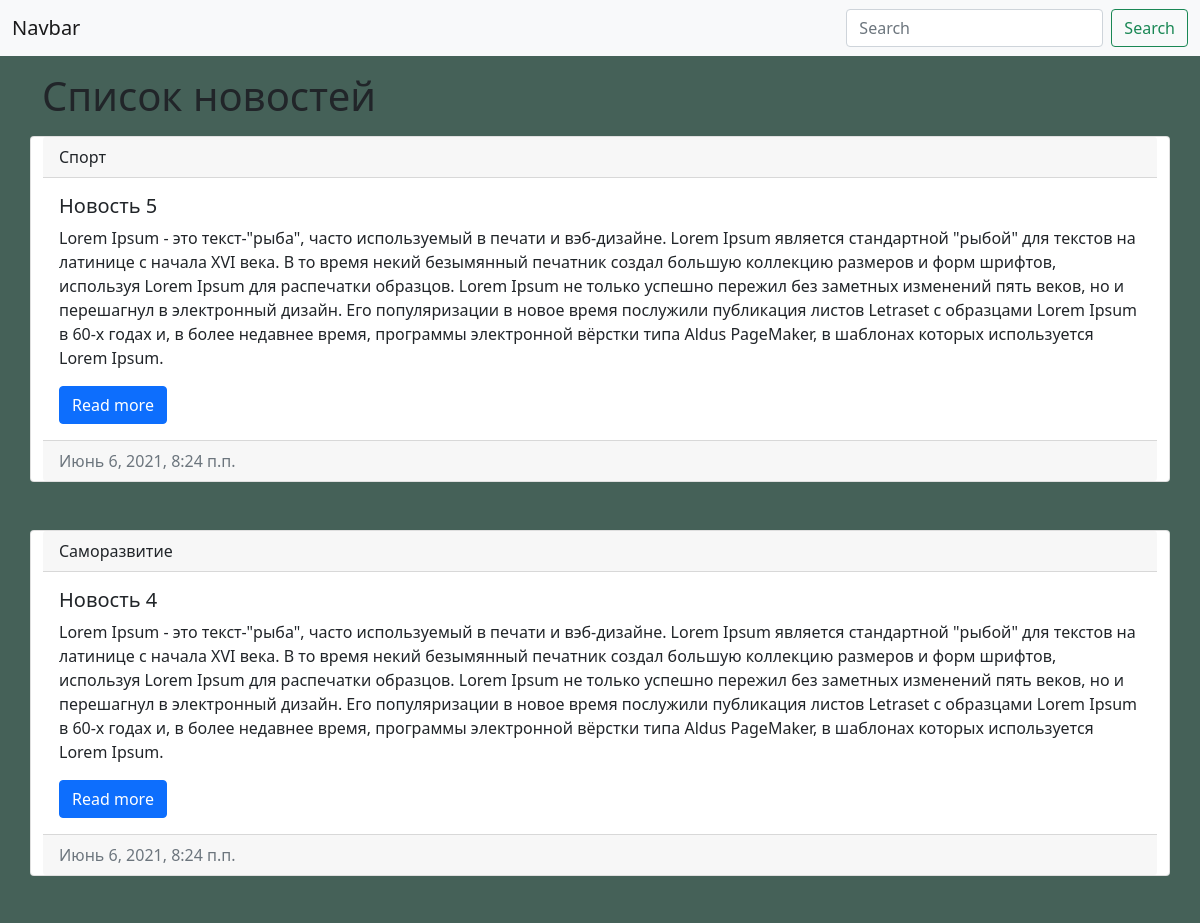
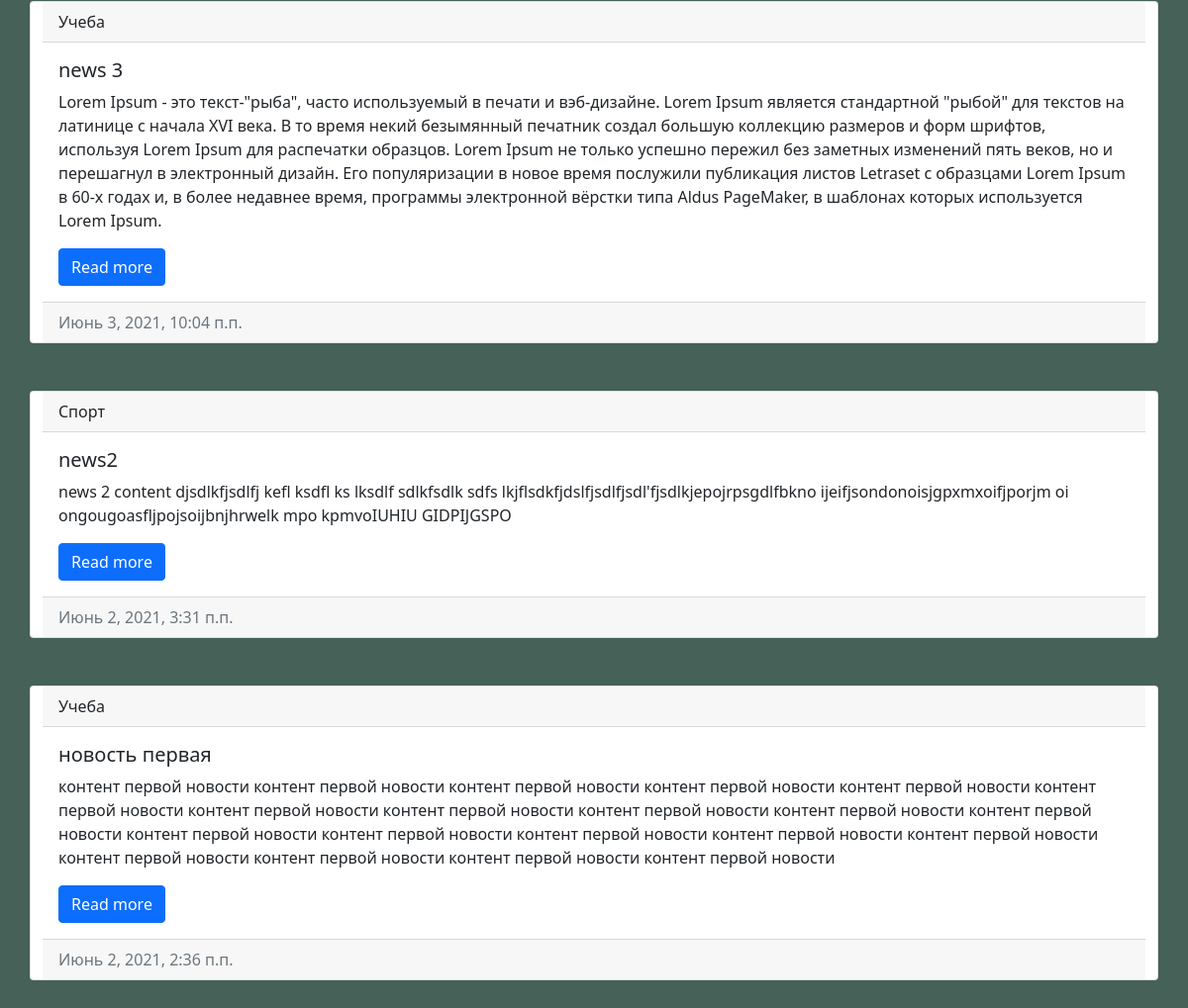
The page / on the database its author committed (2 pictures, top to bottom).
### news/models.py (models this page shows, shortened)
class News(models.Model):
    title = models.CharField('Название', max_length=150)
    content = models.TextField('Контент', blank=True)
    created_ad = models.DateTimeField('Дата публикации', auto_now_add=True)
    updated_ad = models.DateTimeField('Дата обновления', auto_now=True)
    is_published = models.BooleanField('Опубликовано', default=True)
    category = models.ForeignKey('Category', on_delete=models.PROTECT, null=True, verbose_name='Категория')
    class Meta:
        verbose_name = 'Новость'
        verbose_name_plural = 'Новости'
        ordering = ['-created_ad']

class Category(models.Model):
    title = models.CharField('Категория', max_length=50)
    def __str__(self):
        return self.title
    class Meta:
        verbose_name = 'Категория'
        verbose_name_plural = 'Категории'
        ordering = ['title']

### news/views.py (the view)
# urls.py: path('', index),
def index(request):
    news = News.objects.all()
    return render(request, 'news/index.html', {'news': news, 'title': 'Список новостей'})

### news/templates/news/index.html (shortened to what this page needs)
{% extends 'news/base.html' %}
{% block content %}
<div class="container mt-3">
    <h1>{{ title }}</h1>
    <div class="row">
        {% for i in news %}
        <div class="card mb-5">
            <div class="card-header">
                {{ i.category }}
            </div>
            <div class="card-body">
                <h5 class="card-title">{{ i.title }}</h5>
                <p class="card-text">{{ i.content }}</p>
                <a href="/" class="btn btn-primary">Read more</a>
            </div>
            <div class="card-footer text-muted">
                {{ i.created_ad }}
            </div>
        </div>
        {% endfor %}
        {% endblock %}

### news/static/news/css/news.css (style rules this page uses)
body { background-color: #456158; }

### rows shown on the page
News: category "Спорт", title "Новость 5", content "Lorem Ipsum - это текст-\"рыба\", часто используемый в печати и вэб-дизайне. Lorem Ipsum является стандартной \"рыбой\" для текстов на латинице с начала XVI века. В то время некий безымянный печатник создал большую коллекцию размеров и форм шрифтов, используя Lorem Ipsum для распечатки образцов. Lorem Ipsum не только успешно пережил без заметных изменений пять веков, но и перешагнул в электронный дизайн. Его популяризации в новое время послужили публикация листов Letraset с образцами Lorem Ipsum в 60-х годах и, в более недавнее время, программы электронной вёрстки типа Aldus PageMaker, в шаблонах которых используется Lorem Ipsum.", created_ad "Июнь 6, 2021, 8:24 п.п."
News: category "Саморазвитие", title "Новость 4", content "Lorem Ipsum - это текст-\"рыба\", часто используемый в печати и вэб-дизайне. Lorem Ipsum является стандартной \"рыбой\" для текстов на латинице с начала XVI века. В то время некий безымянный печатник создал большую коллекцию размеров и форм шрифтов, используя Lorem Ipsum для распечатки образцов. Lorem Ipsum не только успешно пережил без заметных изменений пять веков, но и перешагнул в электронный дизайн. Его популяризации в новое время послужили публикация листов Letraset с образцами Lorem Ipsum в 60-х годах и, в более недавнее время, программы электронной вёрстки типа Aldus PageMaker, в шаблонах которых используется Lorem Ipsum.", created_ad "Июнь 6, 2021, 8:24 п.п."
News: category "Учеба", title "news 3", content "Lorem Ipsum - это текст-\"рыба\", часто используемый в печати и вэб-дизайне. Lorem Ipsum является стандартной \"рыбой\" для текстов на латинице с начала XVI века. В то время некий безымянный печатник создал большую коллекцию размеров и форм шрифтов, используя Lorem Ipsum для распечатки образцов. Lorem Ipsum не только успешно пережил без заметных изменений пять веков, но и перешагнул в электронный дизайн. Его популяризации в новое время послужили публикация листов Letraset с образцами Lorem Ipsum в 60-х годах и, в более недавнее время, программы электронной вёрстки типа Aldus PageMaker, в шаблонах которых используется Lorem Ipsum.", created_ad "Июнь 3, 2021, 10:04 п.п."
News: category "Спорт", title "news2", content "news 2 content djsdlkfjsdlfj kefl ksdfl ks lksdlf sdlkfsdlk sdfs lkjflsdkfjdslfjsdlfjsdl'fjsdlkjepojrpsgdlfbkno ijeifjsondonoisjgpxmxoifjporjm oi ongougoasfljpojsoijbnjhrwelk mpo kpmvoIUHIU GIDPIJGSPO", created_ad "Июнь 2, 2021, 3:31 п.п."
News: category "Учеба", title "новость первая", content "контент первой новости контент первой новости контент первой новости контент первой новости контент первой новости контент первой новости контент первой новости контент первой новости контент первой новости контент первой новости контент первой новости контент первой новости контент первой новости контент первой новости контент первой новости контент первой новости контент первой новости контент первой новости контент первой новости контент первой новости", created_ad "Июнь 2, 2021, 2:36 п.п."

### other values the page prints
{{ title }} "Список новостей"
